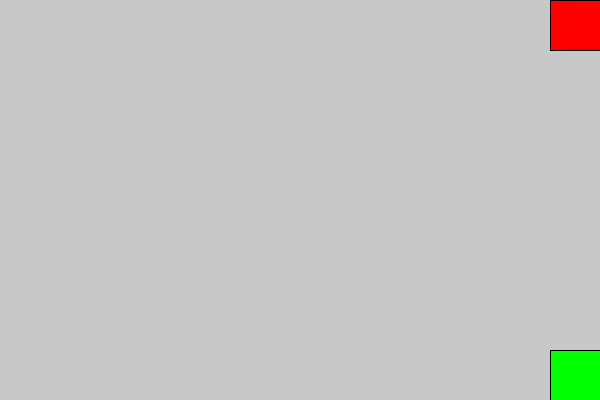
Frame 1 (no input)
Frame 60 (the mouse pressed at the canvas centre just before this capture): identical to frame 1, image omitted
Frame 120 (the mouse held since frame 60 and released just before this capture): identical to frame 1, image omitted

The Processing sketch that drew this single still picture (run headless with seeded random() and noise(); from frame 60 on, the mouse is pressed at the canvas centre):

// Processing sketch: simpleDIV
// ── simpleDIV.pde
// Declare variables for button size and visibility flags
int buttonSize = 50; // Size of the buttons (50x50 pixels)
boolean showMiddleRectangle = false; // Flag to show the middle rectangle
boolean showInnerRectangles = false; // Flag to show the inner rectangles inside the middle rectangle

// Setup function runs once at the start of the program
void setup() {
  size(600, 400); // Set the window size to 600 pixels wide and 400 pixels tall
}

// Draw function runs continuously to update the screen
void draw() {
  background(200); // Set the background color to light gray

  // Draw the exit button in the top-right corner
  fill(255, 0, 0); // Set the color to red
  rect(width - buttonSize, 0, buttonSize, buttonSize); // Draw the exit button

  // Draw the bottom-right button
  fill(0, 255, 0); // Set the color to green
  rect(width - buttonSize, height - buttonSize, buttonSize, buttonSize); // Draw the bottom-right button

  // If the middle rectangle is triggered, draw it
  if (showMiddleRectangle) {
    fill(173, 216, 230); // Set the color to light blue
    rect(width / 2 - 100, height / 2 - 100, 200, 200); // Draw the middle rectangle (200x200 pixels)

    // If the inner rectangles are triggered, draw them inside the middle rectangle
    if (showInnerRectangles) {
      fill(255, 255, 0); // Set the color to yellow
      rect(width / 2 - 50, height / 2 - 50, 40, 40); // Draw the first inner rectangle
      rect(width / 2 + 10, height / 2 - 50, 40, 40); // Draw the second inner rectangle
      rect(width / 2 - 20, height / 2 + 10, 40, 40); // Draw the third inner rectangle
    }
  }
}

// Handle mouse clicks
void mousePressed() {
  // Check if the exit button is clicked
  if (mouseX > width - buttonSize && mouseY < buttonSize) {
    exit(); // Exit the program
  }

  // Check if the bottom-right button is clicked
  if (mouseX > width - buttonSize && mouseY > height - buttonSize) {
    showMiddleRectangle = true; // Show the middle rectangle
    showInnerRectangles = false; // Reset the inner rectangles
  }

  // Check if the middle rectangle is clicked
  if (showMiddleRectangle && mouseX > width / 2 - 100 && mouseX < width / 2 + 100 &&
      mouseY > height / 2 - 100 && mouseY < height / 2 + 100) {
    showInnerRectangles = true; // Show the inner rectangles
  }
}
